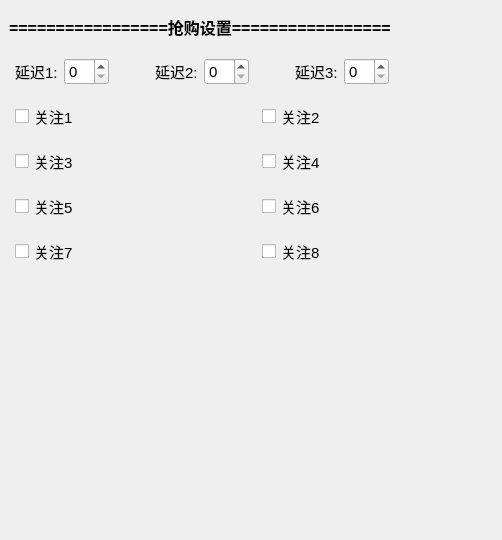
                     <widget class="QWidget" name="widget_13" native="true">
                      <property name="minimumSize">
                       <size>
                        <width>0</width>
                        <height>540</height>
                       </size>
                      </property>
                      <property name="maximumSize">
                       <size>
                        <width>16777215</width>
                        <height>540</height>
                       </size>
                      </property>
                      <layout class="QVBoxLayout" name="verticalLayout_9">
                       <property name="spacing">
                        <number>10</number>
                       </property>
                       <property name="leftMargin">
                        <number>0</number>
                       </property>
                       <property name="topMargin">
                        <number>10</number>
                       </property>
                       <property name="rightMargin">
                        <number>0</number>
                       </property>
                       <property name="bottomMargin">
                        <number>0</number>
                       </property>
                       <item>
                        <widget class="QLabel" name="label_7">
                         <property name="styleSheet">
                          <string notr="true">    QLabel {
        color: black;
        background-color: rgba(255, 255, 255, 0);
        border: none;
        font-size: 16px;
        font-weight: bold;
        padding: 5px;
        qproperty-alignment: AlignCenter;
    }</string>
                         </property>
                         <property name="text">
                          <string>=================抢购设置=================</string>
                         </property>
                        </widget>
                       </item>
                       <item>
                        <widget class="QWidget" name="widget_14" native="true">
                         <property name="minimumSize">
                          <size>
                           <width>0</width>
                           <height>35</height>
                          </size>
                         </property>
                         <layout class="QHBoxLayout" name="horizontalLayout_8">
                          <property name="leftMargin">
                           <number>15</number>
                          </property>
                          <property name="topMargin">
                           <number>0</number>
                          </property>
                          <property name="rightMargin">
                           <number>0</number>
                          </property>
                          <property name="bottomMargin">
                           <number>0</number>
                          </property>
                          <item>
                           <widget class="QLabel" name="label_8">
                            <property name="font">
                             <font>
                              <pointsize>11</pointsize>
                             </font>
                            </property>
                            <property name="toolTip">
                             <string>&lt;html&gt;&lt;head/&gt;&lt;body&gt;&lt;p&gt;&lt;br/&gt;&lt;/p&gt;&lt;/body&gt;&lt;/html&gt;</string>
                            </property>
                            <property name="whatsThis">
                             <string>&lt;html&gt;&lt;head/&gt;&lt;body&gt;&lt;p&gt;&lt;br/&gt;&lt;/p&gt;&lt;/body&gt;&lt;/html&gt;</string>
                            </property>
                            <property name="text">
                             <string>延迟1:</string>
                            </property>
                           </widget>
                          </item>
                          <item>
                           <widget class="QSpinBox" name="spinBox">
                            <property name="font">
                             <font>
                              <pointsize>11</pointsize>
                             </font>
                            </property>
                           </widget>
                          </item>
                          <item>
                           <spacer name="horizontalSpacer_7">
                            <property name="orientation">
                             <enum>Qt::Horizontal</enum>
                            </property>
                            <property name="sizeHint" stdset="0">
                             <size>
                              <width>40</width>
                              <height>20</height>
                             </size>
                            </property>
                           </spacer>
                          </item>
                          <item>
                           <widget class="QLabel" name="label_9">
                            <property name="font">
                             <font>
                              <pointsize>11</pointsize>
                             </font>
                            </property>
                            <property name="text">
                             <string>延迟2:</string>
                            </property>
                           </widget>
                          </item>
                          <item>
                           <widget class="QSpinBox" name="spinBox_2">
                            <property name="font">
                             <font>
                              <pointsize>11</pointsize>
                             </font>
                            </property>
                           </widget>
                          </item>
                          <item>
                           <spacer name="horizontalSpacer_8">
                            <property name="orientation">
                             <enum>Qt::Horizontal</enum>
                            </property>
                            <property name="sizeHint" stdset="0">
                             <size>
                              <width>40</width>
                              <height>20</height>
                             </size>
                            </property>
                           </spacer>
                          </item>
                          <item>
                           <widget class="QLabel" name="label_10">
                            <property name="font">
                             <font>
                              <pointsize>11</pointsize>
                             </font>
                            </property>
                            <property name="text">
                             <string>延迟3:</string>
                            </property>
                           </widget>
                          </item>
                          <item>
                           <widget class="QSpinBox" name="spinBox_3">
                            <property name="font">
                             <font>
                              <pointsize>11</pointsize>
                             </font>
                            </property>
                           </widget>
                          </item>
                          <item>
                           <spacer name="horizontalSpacer_6">
                            <property name="orientation">
                             <enum>Qt::Horizontal</enum>
                            </property>
                            <property name="sizeHint" stdset="0">
                             <size>
                              <width>113</width>
                              <height>20</height>
                             </size>
                            </property>
                           </spacer>
                          </item>
                         </layout>
                        </widget>
                       </item>
                       <item>
                        <widget class="QWidget" name="widget_38" native="true">
                         <property name="minimumSize">
                          <size>
                           <width>0</width>
                           <height>35</height>
                          </size>
                         </property>
                         <layout class="QHBoxLayout" name="horizontalLayout_26">
                          <property name="leftMargin">
                           <number>15</number>
                          </property>
                          <property name="topMargin">
                           <number>0</number>
                          </property>
                          <property name="rightMargin">
                           <number>0</number>
                          </property>
                          <property name="bottomMargin">
                           <number>0</number>
                          </property>
                          <item>
                           <widget class="QCheckBox" name="checkBox_21">
                            <property name="font">
                             <font>
                              <pointsize>11</pointsize>
                             </font>
                            </property>
                            <property name="text">
                             <string>关注1</string>
                            </property>
                           </widget>
                          </item>
                          <item>
                           <spacer name="horizontalSpacer_22">
                            <property name="orientation">
                             <enum>Qt::Horizontal</enum>
                            </property>
                            <property name="sizeHint" stdset="0">
                             <size>
                              <width>40</width>
                              <height>20</height>
                             </size>
                            </property>
                           </spacer>
                          </item>
                          <item>
                           <widget class="QCheckBox" name="checkBox_25">
                            <property name="font">
                             <font>
                              <pointsize>11</pointsize>
                             </font>
                            </property>
                            <property name="text">
                             <string>关注2</string>
                            </property>
                           </widget>
                          </item>
                          <item>
                           <spacer name="horizontalSpacer_24">
                            <property name="orientation">
                             <enum>Qt::Horizontal</enum>
                            </property>
                            <property name="sizeHint" stdset="0">
                             <size>
                              <width>113</width>
                              <height>20</height>
                             </size>
                            </property>
                           </spacer>
                          </item>
                         </layout>
                        </widget>
                       </item>
                       <item>
                        <widget class="QWidget" name="widget_39" native="true">
                         <property name="minimumSize">
                          <size>
                           <width>0</width>
                           <height>35</height>
                          </size>
                         </property>
                         <layout class="QHBoxLayout" name="horizontalLayout_28">
                          <property name="leftMargin">
                           <number>15</number>
                          </property>
                          <property name="topMargin">
                           <number>0</number>
                          </property>
                          <property name="rightMargin">
                           <number>0</number>
                          </property>
                          <property name="bottomMargin">
                           <number>0</number>
                          </property>
                          <item>
                           <widget class="QCheckBox" name="checkBox_22">
                            <property name="font">
                             <font>
                              <pointsize>11</pointsize>
                             </font>
                            </property>
                            <property name="text">
                             <string>关注3</string>
                            </property>
                           </widget>
                          </item>
                          <item>
                           <spacer name="horizontalSpacer_23">
                            <property name="orientation">
                             <enum>Qt::Horizontal</enum>
                            </property>
                            <property name="sizeHint" stdset="0">
                             <size>
                              <width>40</width>
                              <height>20</height>
                             </size>
                            </property>
                           </spacer>
                          </item>
                          <item>
                           <widget class="QCheckBox" name="checkBox_26">
                            <property name="font">
                             <font>
                              <pointsize>11</pointsize>
                             </font>
                            </property>
                            <property name="text">
                             <string>关注4</string>
                            </property>
                           </widget>
                          </item>
                          <item>
                           <spacer name="horizontalSpacer_26">
                            <property name="orientation">
                             <enum>Qt::Horizontal</enum>
                            </property>
                            <property name="sizeHint" stdset="0">
                             <size>
                              <width>113</width>
                              <height>20</height>
                             </size>
                            </property>
                           </spacer>
                          </item>
                         </layout>
                        </widget>
                       </item>
                       <item>
                        <widget class="QWidget" name="widget_40" native="true">
                         <property name="minimumSize">
                          <size>
                           <width>0</width>
                           <height>35</height>
                          </size>
                         </property>
                         <layout class="QHBoxLayout" name="horizontalLayout_29">
                          <property name="leftMargin">
                           <number>15</number>
                          </property>
                          <property name="topMargin">
                           <number>0</number>
                          </property>
                          <property name="rightMargin">
                           <number>0</number>
                          </property>
                          <property name="bottomMargin">
                           <number>0</number>
                          </property>
                          <item>
                           <widget class="QCheckBox" name="checkBox_24">
                            <property name="font">
                             <font>
                              <pointsize>11</pointsize>
                             </font>
                            </property>
                            <property name="text">
                             <string>关注5</string>
                            </property>
                           </widget>
                          </item>
                          <item>
                           <spacer name="horizontalSpacer_29">
                            <property name="orientation">
                             <enum>Qt::Horizontal</enum>
                            </property>
                            <property name="sizeHint" stdset="0">
                             <size>
                              <width>40</width>
                              <height>20</height>
                             </size>
                            </property>
                           </spacer>
                          </item>
                          <item>
                           <widget class="QCheckBox" name="checkBox_27">
                            <property name="font">
                             <font>
                              <pointsize>11</pointsize>
                             </font>
                            </property>
                            <property name="text">
                             <string>关注6</string>
                            </property>
                           </widget>
                          </item>
                          <item>
                           <spacer name="horizontalSpacer_31">
                            <property name="orientation">
                             <enum>Qt::Horizontal</enum>
                            </property>
                            <property name="sizeHint" stdset="0">
                             <size>
                              <width>113</width>
                              <height>20</height>
                             </size>
                            </property>
                           </spacer>
                          </item>
                         </layout>
                        </widget>
                       </item>
                       <item>
                        <widget class="QWidget" name="widget_41" native="true">
                         <property name="minimumSize">
                          <size>
                           <width>0</width>
                           <height>35</height>
                          </size>
                         </property>
                         <layout class="QHBoxLayout" name="horizontalLayout_30">
                          <property name="leftMargin">
                           <number>15</number>
                          </property>
                          <property name="topMargin">
                           <number>0</number>
                          </property>
                          <property name="rightMargin">
                           <number>0</number>
                          </property>
                          <property name="bottomMargin">
                           <number>0</number>
                          </property>
                          <item>
                           <widget class="QCheckBox" name="checkBox_28">
                            <property name="font">
                             <font>
                              <pointsize>11</pointsize>
                             </font>
                            </property>
                            <property name="text">
                             <string>关注7</string>
                            </property>
                           </widget>
                          </item>
                          <item>
                           <spacer name="horizontalSpacer_32">
                            <property name="orientation">
                             <enum>Qt::Horizontal</enum>
                            </property>
                            <property name="sizeHint" stdset="0">
                             <size>
                              <width>40</width>
                              <height>20</height>
                             </size>
                            </property>
                           </spacer>
                          </item>
                          <item>
                           <widget class="QCheckBox" name="checkBox_29">
                            <property name="font">
                             <font>
                              <pointsize>11</pointsize>
                             </font>
                            </property>
                            <property name="text">
                             <string>关注8</string>
                            </property>
                           </widget>
                          </item>
                          <item>
                           <spacer name="horizontalSpacer_33">
                            <property name="orientation">
                             <enum>Qt::Horizontal</enum>
                            </property>
                            <property name="sizeHint" stdset="0">
                             <size>
                              <width>113</width>
                              <height>20</height>
                             </size>
                            </property>
                           </spacer>
                          </item>
                         </layout>
                        </widget>
                       </item>
                       <item>
                        <spacer name="verticalSpacer_4">
                         <property name="orientation">
                          <enum>Qt::Vertical</enum>
                         </property>
                         <property name="sizeHint" stdset="0">
                          <size>
                           <width>20</width>
                           <height>442</height>
                          </size>
                         </property>
                        </spacer>
                       </item>
                      </layout>
                     </widget>
